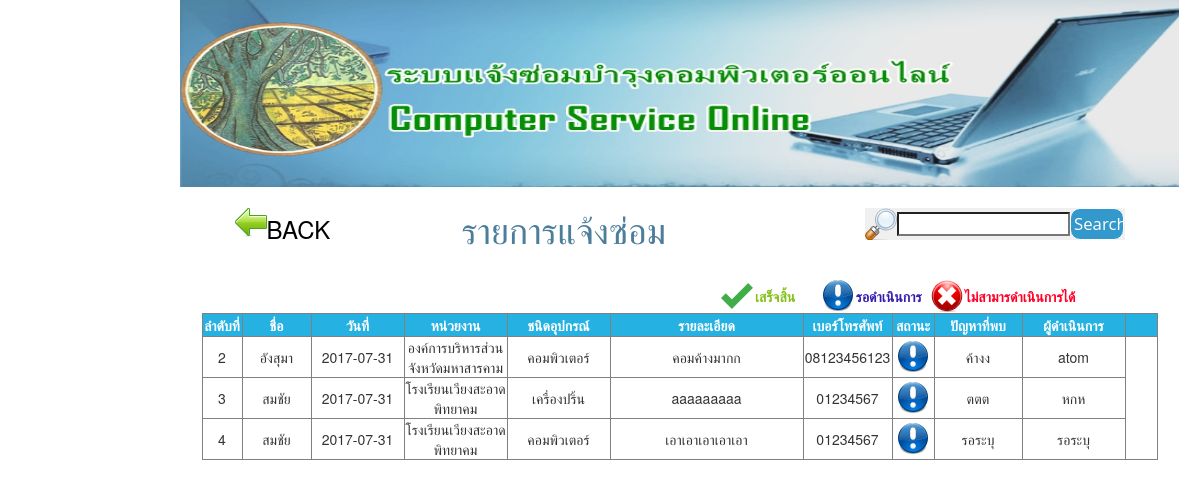
Before: /Listrepairing/list_repair.php with the older database file.
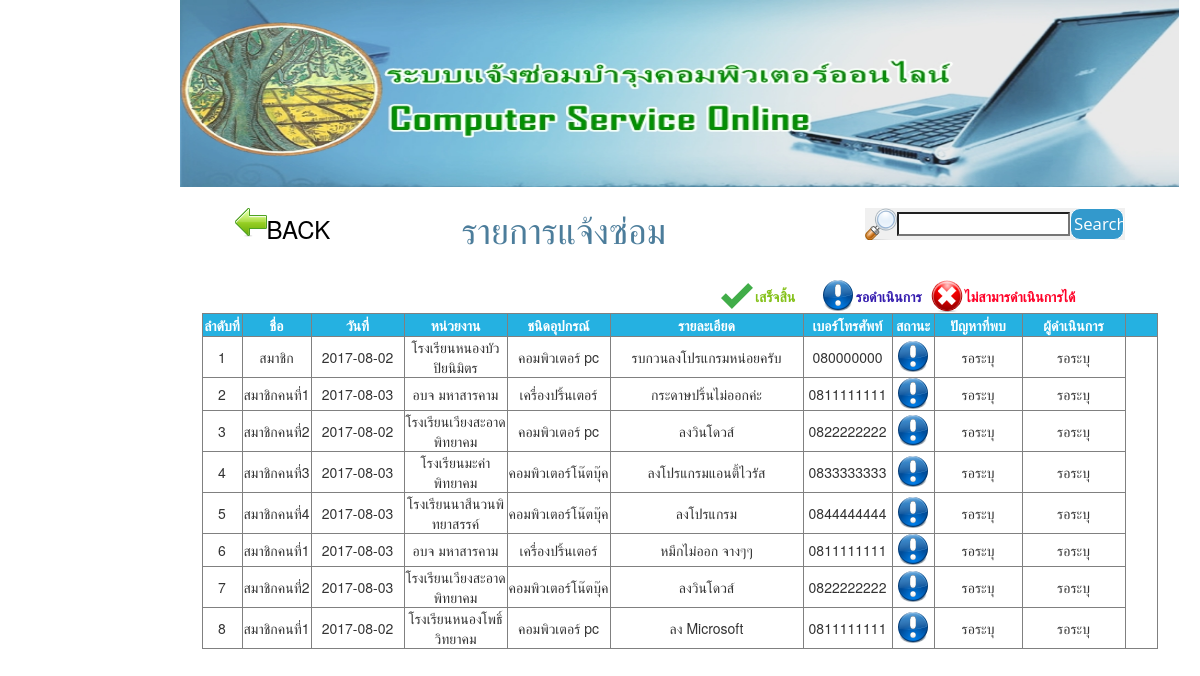
After: the same page with the newer database file.
### tables this page shows
CREATE TABLE `fix_db` (
  `fix_id` int(11) NOT NULL auto_increment,
  `name` varchar(100) NOT NULL,
  `lastname` varchar(100) NOT NULL,
  `date` date NOT NULL,
  `sector` varchar(100) NOT NULL,
  `type` varchar(100) NOT NULL,
  `detail` varchar(1000) NOT NULL,
  `phone` varchar(15) NOT NULL,
  `status` enum('รอดำเนินการ','เสร็จสิ้น','ไม่สามารถดำเนินการได้','ยกเลิก') NOT NULL default 'รอดำเนินการ',
  `infer` varchar(500) NOT NULL default 'รอระบุ',
  `technician` varchar(100) NOT NULL default 'รอระบุ',
  `fixuser` varchar(100) NOT NULL,
  `type_device` varchar(100) NOT NULL default 'รอระบุ',
  `amount` varchar(50) NOT NULL default 'รอระบุ',
  `date_pre` date NOT NULL,
  `date_pos` date NOT NULL,
  PRIMARY KEY  (`fix_id`)
);

### helper_func.php (called while the page is built)
<?
function site_url($str=""){
return "http://localhost/comservice/".$str;
}
?>

### model/core_model.php (called while the page is built, shortened)
<?php
	class Core_model{
		public function __construct(){
			include("db.php");
			$this->db=$dbh;
		}
		public $active_record="SELECT ";
		public $active_select="";
		public $active_from=" FROM ";
		public $active_where=" WHERE ";
		public $where_flag=false;
		public $active_where_array = array();
		public $active_limit="";
		public $active_order=" ORDER BY ";
		public $order_flag=false;
		public function where($column,$value,$operation="="){
			$this->active_where.="$column ".$operation." ? AND ";
			$this->active_where_array[]=$value;
			$this->where_flag=true;
		}
		public function order_by($column,$type="asc"){
			$this->active_order.="".$column." ".$type.",";
			$this->order_flag=true;
		}
		public function get($table){
			$result = new stdClass();
			$result->result = array();
			$result->rowCount=0;
			if ($this->active_select=="") {
				$this->active_record.="* ";
			}else{
				$this->active_record.=$this->active_select;
			}
			$this->active_record.=$this->active_from.$table;
			if ($this->where_flag) {
				$this->active_record.=substr($this->active_where, 0, -4);
			}
			if ($this->order_flag) {
				$this->active_record.=substr($this->active_order, 0, -1);
			}
			$this->active_record.=$this->active_limit;
			$tmp_record=$this->active_record;
			try{
				$stm=$this->db->prepare($this->active_record);
				foreach ($this->active_where_array as $key => $value) {
					$stm->bindValue(($key+1), $value);
				}
				$stm->execute();
				$result->result = $stm->fetchAll(PDO::FETCH_ASSOC);
				$result->rowCount=$stm->rowCount();
			}catch(PDOException $ex){
					echo $ex->getMessage().'<br>';
					echo $tmp_record;
				}
			return $result;
		}
		public function reset_active_record(){
			$this->active_record="SELECT ";
			$this->active_select="";
			$this->active_from=" FROM ";
			$this->active_where=" WHERE ";
			$this->where_flag=false;
			$this->active_where_array = array();
			$this->active_limit="";
			$this->active_order=" ORDER BY ";
			$this->order_flag=false;
		}
	}
?>

### model/m_fix.php (called while the page is built, shortened)
<?php
	require_once("core_model.php");
	class M_fix extends Core_model{
		public function get_all(){
			$result=$this->get("fix_db");
			return $result;
		}
	}
?>

### Listrepairing/list_repair.php (the view, shortened to what this page needs)
<?
include('../meta.php');
require_once("../model/m_fix.php");
$m_fix = new M_fix;
$fix_db = $m_fix->get_all();
?>
    <tr>
      <td width="949" colspan="2" align="center">
        <table width="200" border="0">
          <tbody>
            <tr>
              <td height="40" align="center" valign="top" bgcolor="#FFFFFF">
                <table width="890" border="0">
                  <tbody>
                    <tr>
                      <td width="3%"><a href="<?=site_url()?>Admin/adminlogin.php">
                        <input type="image" name="imageField" id="imageField" src="<?=site_url()?>Image/icon left bar/Back.png">
                      </a></td>
                      <td width="20%" height="43" style="color: #000000"><h3>BACK </h3></td>
                      <td width="52%" align="center"><span style="color: #4C7D9B"><h1>รายการแจ้งซ่อม</h1></span></td>
                      <td width="25%"><td width="25%"><form method="post" action="<?=site_url("Listrepairing/list_repair.php")?>"><table width="200" border="0">
                        <tbody>
                            <tr>
                              <td width="13%"><img src="<?=site_url()?>Image/icon left bar/Search.png" width="32" height="32" alt=""/></td>
                              <td width="63%"><input type="search" name="search" id="search"></td>
                              <td width="24%"><input type="submit" name="button" id="button" value="Search"></td>
                            </tr>
                        </tbody>
                        </table></form></td>
                    </tr>
                  </tbody>
              </table></td>
            </tr> </tbody></table>
              <div id="">
                <table width="84%">
                  <tbody>
                    <tr style="font-size: 14px; color: #351DAF;">
                      <td width="55%" height="34" style="font-size: 9px">&nbsp;</td>
                      <td width="4%" style="font-size: 14px"><strong><img src="<?=site_url()?>Image/icon left bar/Correct.png" width="32" height="32" alt=""/></strong></td>
                      <td width="8%" style="font-size: 14px"><strong style="color: #84C119">เสร็จสิ้น</strong></td>
                      <td width="4%" style="font-size: 14px"><strong><img src="<?=site_url()?>Image/icon left bar/Wait.png" width="32" height="32" alt=""/></strong></td>
                      <td width="9%" style="font-size: 14px"><strong>รอดำเนินการ</strong></td>
                      <td width="4%" style="font-size: 14px"><strong><img src="<?=site_url()?>Image/icon left bar/Close.png" width="32" height="32" alt=""/></strong></td>
                      <td width="16%" style="font-size: 14px"><span style="color: #FF0027"><strong>ไม่สามารดำเนินการได้</strong></span></td>
                    </tr>
                  </tbody>
                  </table>
              </div>
      <div id="tarang" >
        <table width="956" border="1" cellspacing="3">
      <tbody>
        <tr align="center" bgcolor="#25B1E1" style="color: #FFFFFF; font-size: 14px;">
          <td width="40" height="23"><strong>ลำดับที่</strong></td>
          <td><strong>ชื่อ</strong></td>
          <td><strong>วันที่</strong></td>
          <td><strong>หน่วยงาน</strong></td>
          <td><strong>ชนิดอุปกรณ์</strong></td>
          <td><strong>รายละเอียด</strong></td>
          <td><strong>เบอร์โทรศัพท์</strong></td>
          <td><strong>สถานะ</strong></td>
          <td><strong>ปัญหาที่พบ</strong></td>
          <td><strong>ผู้ดำเนินการ</strong></td>
          <td><strong></strong></td>
        </tr>
        </tbody>
<?php
foreach ($fix_db->result as $key => $value)
{
  if (isset($_POST['fix_id'])&&$_POST['fix_id']==$value["fix_id"]) {
    ?>
        <tr bgcolor="#FFFFFF">
          <td><? echo $value["fix_id"];?></td>
          <td width="69"><input type="text" id="name_inp" value="<? echo $value["name"];?>"></td>
          <td width="93"><input type="text" id="date_inp" value="<? echo $value["date"];?>"></td>
          <td width="103"><input type="text" id="sector_inp" value="<? echo $value["sector"];?>"></td>
          <td width="103"><input type="text" id="type_inp" value="<? echo $value["type"];?>"></td>
          <td width="193"><input type="text" id="detail_inp" value="<? echo $value["detail"];?>"></td>
          <td width="89"><input type="text" id="phone_inp" value="<? echo $value["phone"];?>"></td>
          <td width="42" ><select id="status_inp">
            <option value="รอดำเนินการ">รอดำเนินการ</option>
            <option value="เสร็จสิ้น">เสร็จสิ้น</option>
            <option value="ไม่สามารถดำเนินการได้">ไม่สามารถดำเนินการได้</option>
          </select>
           <script>
			  $("#sector").val("<? echo $value['select']?>");
              </script>
          </td>
          <td width="88" ><input type="text" id="infer_inp" value="<? echo $value["infer"];?>"></td>
          <td width="103"><input type="text" id="technician_inp" value="<? echo $value["technician"];?>"></td>
          <td width="103">
              <a href="javascript:save_row(<?=$value["fix_id"]?>);">Update</a><br><a href="">Cancel</a>
        </td>
        </tr>
      <?
  }else{
  ?>
        <tr bgcolor="#FFFFFF" align="center">
          <td><? echo $value["fix_id"];?></td>
          <td width="69"><? echo $value["name"];?></td>
          <td width="93"><? echo $value["date"];?></td>
          <td width="103"><? echo $value["sector"];?></td>
          <td width="103"><? echo $value["type"];?></td>
          <td width="193"><? echo $value["detail"];?></td>
          <td width="89"><? echo $value["phone"];?></td>
          <td width="42" ><?
		  if($value['status']=="รอดำเนินการ"){
			  ?>
              <img src="<?=site_url()?>Image/icon left bar/Wait.png" width="32" height="32" alt=""/>
			  <?
			  }else if($value['status']=="เสร็จสิ้น")
			  {
			 	 ?>
				<img src="<?=site_url()?>Image/icon left bar/Correct.png" width="32" height="32" alt=""/>
				  <?
			  }else if($value['status']=="ไม่สามารถดำเนินการได้")
			  {
			 	 ?>
				<img src="<?=site_url()?>Image/icon left bar/Close.png" width="32" height="32" alt=""/>
				  <?
			  }
			  else if($value['status']=="ยกเลิก")
			  {
			 	 echo "ยกเลิก";
			  }
			  ?>
		 </td>
          <td width="88"><? echo $value["infer"];?></td>
          <td width="103"><? echo $value["technician"];?></td>
        </tr>
      <? }}?>
        </table></div>
     </td>
    </tr>
</table>
</body>
</html>

### meta.php (shortened to what this page needs)
<?
include('helper_func.php');
?>
<!doctype html>
<html>
<head>
<link href="<?=site_url()?>css/login.css" rel="stylesheet" type="text/css" />
<link href="css/bootstrap-3.3.4.css" rel="stylesheet" type="text/css">
</head>
<body topmargin="0" >
<div id="aaa">
<table width="841" border="0" align="center">
<tbody>
  <tr align="left" valign="top">
    <th height="189" colspan="3" scope="col"><img src="<?=site_url()?>Image/header2.jpg" width="999" height="187" alt=""/></th>
  </tr>

### css/login.css (style rules this page uses)
* { margin:0;padding:0; }
body { background-image: url(); background-repeat: repeat-x; background-attachment:fixed; background-color: #FFFFFF; position: absolute; left: 15%; }
form { background:#f0f0f0; }
input[type="submit"] { background:#2288bb; }
input[type="button"],input[type="submit"] { width:100%; background:#3399cc; border:thin solid #FFFFFF; border-radius:10px; padding:6%; font-family:'Open Sans',sans-serif; font-size:120%; color:#fff; cursor:pointer; transition:background .3s; -webkit-transition:background .3s; }

### meta.php (style rules this page uses)
body { background-color: #FFFFFF; background-image: url(Image/images %20(1).jpg); background-image: url(Image/white-wallpaper-18.jpg); }

Changed rows visible on the page:
now on this page (row edited): fix_db: fix_id "1", name "สมาชิก", date "2017-08-02", sector "โรงเรียนหนองบัวปิยนิมิตร", type "คอมพิวเตอร์ pc", detail "รบกวนลงโปรแกรมหน่อยครับ", phone "080000000", infer "รอระบุ", technician "รอระบุ"
changed fix_db id 2: name "อังสุมา" → "สมาชิกคนที่1"; date "2017-07-31" → "2017-08-03"; sector "องค์การบริหารส่วนจังหวัดมหาสารคาม" → "อบจ มหาสารคาม"; type "คอมพิวเตอร์" → "เครื่องปริ้นเตอร์"; detail "คอมค้างมากก" → "กระดาษปริ้นไม่ออกค่ะ"; phone "08123456123" → "0811111111"; infer "ค้างง" → "รอระบุ"; technician "atom" → "รอระบุ"
changed fix_db id 3: name "สมชัย" → "สมาชิกคนที่2"; date "2017-07-31" → "2017-08-02"; type "เครื่องปริ้น" → "คอมพิวเตอร์ pc"; detail "aaaaaaaaa" → "ลงวินโดวส์"; phone "01234567" → "0822222222"; infer "ตตต" → "รอระบุ"; technician "หกห" → "รอระบุ"
changed fix_db id 4: name "สมชัย" → "สมาชิกคนที่3"; date "2017-07-31" → "2017-08-03"; sector "โรงเรียนเวียงสะอาดพิทยาคม" → "โรงเรียนมะค่าพิทยาคม"; type "คอมพิวเตอร์" → "คอมพิวเตอร์โน๊ตบุ๊ค"; detail "เอาเอาเอาเอาเอา" → "ลงโปรแกรมแอนตี้ไวรัส"; phone "01234567" → "0833333333"
now on this page (row edited): fix_db: fix_id "5", name "สมาชิกคนที่4", date "2017-08-03", sector "โรงเรียนนาสีนวนพิทยาสรรค์", type "คอมพิวเตอร์โน๊ตบุ๊ค", detail "ลงโปรแกรม", phone "0844444444", infer "รอระบุ", technician "รอระบุ"
added fix_db: fix_id "6", name "สมาชิกคนที่1", date "2017-08-03", sector "อบจ มหาสารคาม", type "เครื่องปริ้นเตอร์", detail "หมึกไม่ออก จางๆๆ", phone "0811111111", infer "รอระบุ", technician "รอระบุ"
added fix_db: fix_id "7", name "สมาชิกคนที่2", date "2017-08-03", sector "โรงเรียนเวียงสะอาดพิทยาคม", type "คอมพิวเตอร์โน๊ตบุ๊ค", detail "ลงวินโดวส์", phone "0822222222", infer "รอระบุ", technician "รอระบุ"
added fix_db: fix_id "8", name "สมาชิกคนที่1", date "2017-08-02", sector "โรงเรียนหนองโพธิ์วิทยาคม", type "คอมพิวเตอร์ pc", detail "ลง Microsoft", phone "0811111111", infer "รอระบุ", technician "รอระบุ"
